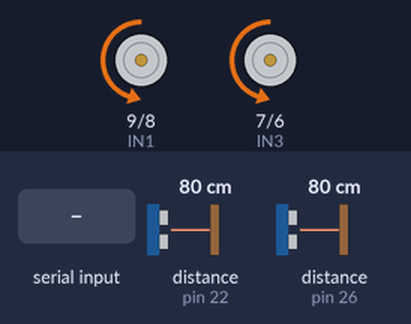
This sketch was run on a simulated Arduino Mega 2560, built with avr-gcc and run on an emulated ATmega2560. On the bench: motor-driver pin pairs drawn as motors (green arrow = first pin HIGH = forward, orange = second pin HIGH = backward, longer = more drive, scaled by the enable pin). Wiring (inferred from the names in the program): 2 × ultrasonic range finder: trigger pin 24, echo pin 22 / trigger pin 28, echo pin 26. Inputs (shaded band) come from the test bench; at power-on: distance to the obstacle (sensors on pin 26, pin 22) 80 cm. The echo pulse lasts 58.3 µs per cm.

Above: at 1.2 s.
1.3 s: distance to the obstacle (sensor on pin 26) set to 103 cm
At 2.3 s:
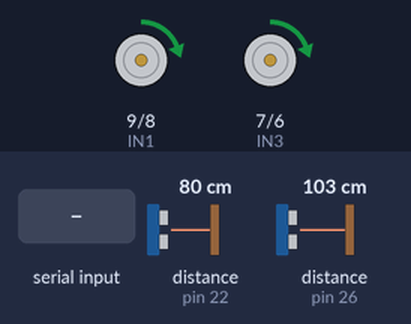
2.8 s: "3\n" received over the second serial link
At 4.1 s:
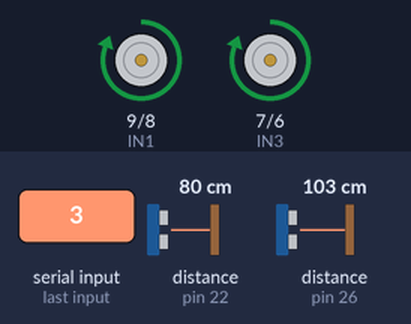
5.3 s: distance to the obstacle (sensor on pin 26) set to 2 cm
At 6.0 s:
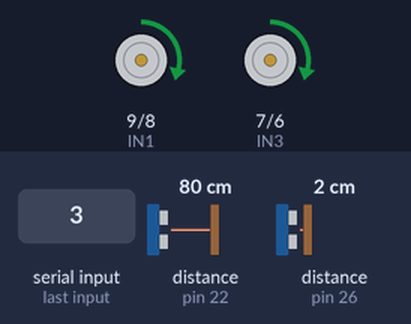
8.3 s: distance to the obstacle (sensor on pin 26) set to 9 cm
11.3 s: "90\n" received over the second serial link
Timing chart, 0 to 14.3 s (numbered marks = the images above; inputs shaded):
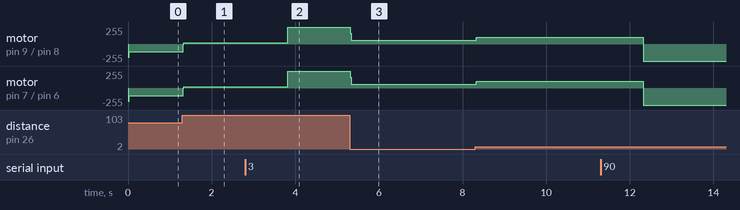

The sketch:

modo2.ino
```cpp
int modo = 2;

//MACROS pines de manejo de los motores
int ENA = 10; //pin PWM motor derecho
int IN1 = 9;  //giro hacia adelante
int IN2 = 8;  //giro hacia atras
int ENB = 5;  //pin PWM motor izdo
int IN3 = 7;  //giro hacia adelante
int IN4 = 6;  //giro hacia atras

//MACROS pines sensores ultrasonidos
int ecod = 26;  //pin de lectura para sensor ultrasonidos (derecho)
int ecoi = 22;  //pin de lectura para sensor ultrasonidos (izdo)
int trigd = 28; //activacion sensor ultrasonidos (derecho)
int trigi = 24; //activacion sensor ultrasonidos (izdo)

//Variables para medir distancia con los sensores ultrasonidos
double duraciond, duracioni;

double output, input, setpoint, error, errorI, outputsum, printoutput;
double dInput;
double output1, input1, error1, printoutput1;
double output2, input2, error2, printoutput2;
double lastInput;
double senal;
double outmax = 255;
double outmin = -255; //just for representation. Actual output minimum is 0 (PWM), but
                      //we'd like to represent backwards spinning as negative
unsigned long now, sampletime, lastime, timechange;
double kp, ki, kd;
int d, d1, d2; //direccion de giro; d = 1, palante.
String cad;     //para guardar la referencia
double distanciad, distanciai, phi;
float distanciasensores = 9.2;

//Functions
void setpointBT()
{
  int i;

  if(Serial3.available())
  {
     Serial3.println("Referencia: "); //indica que le pasamos referencia
     cad = Serial3.readString();//-48;
     if(cad.length()>3 || setpoint>300) Serial3.println("Referencia demasiado grande. Introduzca una menor que 300");
     else{
      for(i=0;i<cad.length();i++)
      {
        if(cad.length()==3){
        setpoint = (cad[0]-48)*100+(cad[1]-48)*10+cad[2]-48;
        }
        else if(cad.length()==2){
        setpoint = (cad[0]-48)*10+cad[1]-48;
        }
        else setpoint = (cad[0]-48);
      }
     }
  }
}
void ultrasonidos()
{
  //activar y leer ultrasonidos
  digitalWrite(trigd, LOW);
  delay(0.002);
  digitalWrite(trigd, HIGH);
  delay(0.01);
  digitalWrite(trigd, LOW);
  delay(0.01);
  duraciond = pulseIn(ecod, HIGH);

  digitalWrite(trigi, LOW);
  delay(0.002);
  digitalWrite(trigi, HIGH);
  delay(0.01);
  digitalWrite(trigi, LOW);
  delay(0.01);
  duracioni = pulseIn(ecoi, HIGH);

  //calculo de la distancia al obstaculo segun la medida de los sensores
  distanciad = duraciond / 58;
  distanciai = duracioni / 58;

  phi = atan((distanciad-distanciai)/distanciasensores);
  phi = phi*180/3.141592;
}
void control(double distancia)
{
  input = distancia;

  /*error = input - setpoint;
  errorI = error * sampletime + errorI;
  dInput = (input - lastInput) / sampletime;

  outputsum += ki * errorI;
  senal = kp * error;
  senal += outputsum - kd * dInput;*/
  //if(abs(error) < 10) senal = senal*0.5;

  error = input - setpoint;
  dInput = input - lastInput;

  outputsum += ki * error;
  senal = kp * error;
  senal += outputsum - kd * dInput;

  if(senal < 0)
  {
    d = 0;
    printoutput = senal;
    senal = -senal;
  }
  else
  {
    d = 1;
    printoutput = senal;
  }

  if(senal > outmax)
  {
    senal = outmax;
    if(printoutput < 0) printoutput = outmin;
    else printoutput = outmax;
  }

  output = senal;

  lastInput = input;
  lastime = now;
}

void setup() {

  Serial3.begin(38400);

  // Parametros del control
  setpoint = 100;
  input = 101;

  sampletime = 10; //Hemos puesto sample time de 10 por ver si gana en precision. Si no mejora,
                    //volvemos a los 100ms que tenia

  lastime = millis() - sampletime;

  kp = 6; ki = 0.005; kd = 1;

  //definicion de los pines
  pinMode(ENA, OUTPUT);
  pinMode(ENB, OUTPUT);
  pinMode(IN1, OUTPUT); //un valor HIGH en IN1 provoca que la rueda derecha gire hacia delante
  pinMode(IN2, OUTPUT); //un valor HIGH en IN2 provoca que la rueda derecha gire hacia atrás
  pinMode(IN3, OUTPUT); //un valor HIGH en IN3 provoca que la rueda izquierda gire hacia delante
  pinMode(IN4, OUTPUT); //un valor HIGH en IN1 provoca que la rueda izquierda gire hacia atrás

  pinMode(ecoi, INPUT);
  pinMode(ecod, INPUT);
  pinMode(trigi, OUTPUT);
  pinMode(trigd, OUTPUT);
}

void loop() {
  outputsum = 0;
  setpointBT();
  ultrasonidos();

  //Cada tiempo de muestreo, calculo la senal de control
  now = millis();
  timechange = now - lastime;
  if(timechange >= sampletime)
  {
    if(distanciad > setpoint - 3 && distanciad < setpoint + 3)
    {
      control(phi);
      if(phi > 0)
      {
        output1 = output;
        output2 = 0;
        printoutput1 = printoutput;
        printoutput2 = output2;
      }
      else if(phi == 0)
      {
        output1 = 0;
        output2 = 0;
        printoutput1 = output1;
        printoutput2 = output2;
      }
      else
      {
        output1 = 0;
        output2 = output;
        printoutput1 = output1;
        printoutput2 = printoutput;
      }
    }
    else
    {
      control(distanciad);
      output1 = output;
      output2 = output;
      printoutput1 = printoutput;
      printoutput2 = printoutput;
    }
    d1 = d; d2 = d;

      input1 = distanciad;
      input2 = distanciai;


    if(d2 == 1)
    {
      digitalWrite (IN3, HIGH);
      digitalWrite (IN4, LOW);
      analogWrite (ENB, output2);
    }
    else
    {
      digitalWrite (IN3, LOW);
      digitalWrite (IN4, HIGH);
      analogWrite (ENB, output2);
    }
    if(d1 == 1)
    {
      digitalWrite (IN1, HIGH);
      digitalWrite (IN2, LOW);
      analogWrite (ENA, output1);
    }
    else
    {
      digitalWrite (IN1, LOW);
      digitalWrite (IN2, HIGH);
      analogWrite (ENA, output1);
    }
  }

  Serial3.print(timechange); //tiempo desde la anterior medida
  Serial3.print(" ");
  Serial3.print(input2); //distancia medida por sensor izquierdo
  Serial3.print(" ");
  Serial3.print(input1);
  Serial3.print(" ");
  Serial3.print(setpoint);
  Serial3.print(" ");
  Serial3.print(modo); //modo de funcionamiento
  Serial3.print(" ");
  /*Serial3.print(d);
  Serial3.print(" ");
  Serial3.print(d1);
  Serial3.print(" ");
  Serial3.print(d2);
  Serial3.print(" ");*/
  Serial3.print(printoutput2); //senal de control para el motor izquierdo
  Serial3.print(" ");
  Serial3.println(printoutput1);
}
```

Measured:
- after the input at 1.3 s, motor on pin 9 (IN1) / pin 8 (IN2), motor on pin 7 (IN3) / pin 6 (IN4): backward 119/255 → forward 21/255 at once
- after the input at 2.8 s, motor on pin 9 (IN1) / pin 8 (IN2), motor on pin 7 (IN3) / pin 6 (IN4): forward 21/255 → forward 255/255 after 1.0 s
- after the input at 5.3 s, motor on pin 9 (IN1) / pin 8 (IN2), motor on pin 7 (IN3) / pin 6 (IN4): forward 255/255 → forward 57/255 at once
